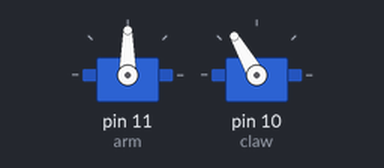
A sketch run on a simulated Arduino Uno, built with avr-gcc and run on an emulated ATmega328P. Parts: 2 × servo.

Above: at 0.05 s.
At 3.0 s:
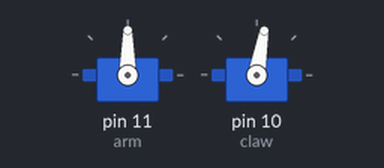
Timing chart, 0 to 6.9 s (numbered marks = the images above):
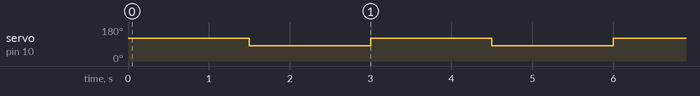

The sketch:

Troubleshoot_2.ino
```cpp
#include <Servo.h>

Servo arm;

Servo claw;


void setup()
{
  arm.attach(11);
  claw.attach(10);
}

void loop() {
  clawOpen();
  delay(1500);

  clawClose();
  delay(1500);
}


void armStop() {
  arm.write(0);
}


void armUp() {
  arm.write(60);
}

void armDown() {
  arm.write(120);
}

void clawClose() {
  claw.write(80);
}

void clawOpen() {
  claw.write(120);
}
```

Measured:
- by itself, servo on pin 10 (claw): alternates 120° for 1.5 s and 80° for 1.5 s
